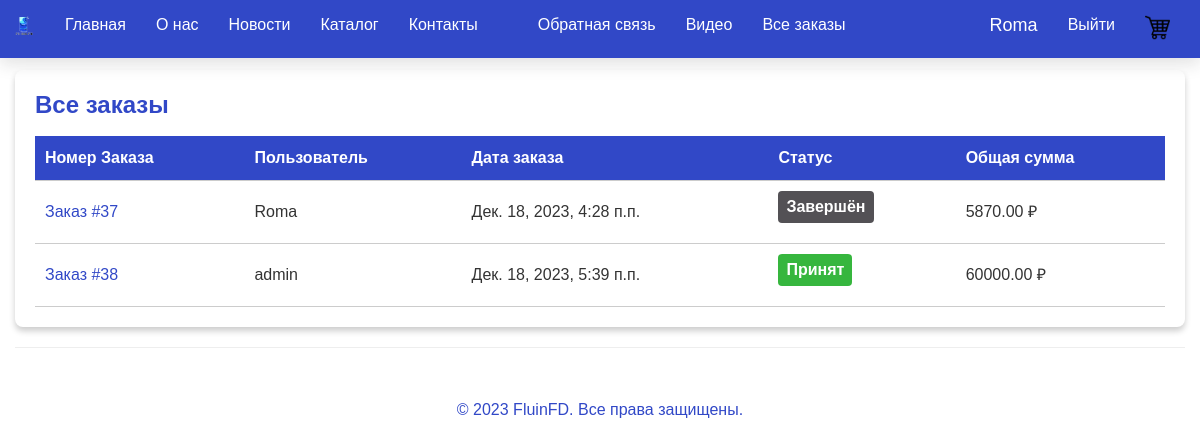
/orders/ (signed in), run on an earlier commit of the app's database.
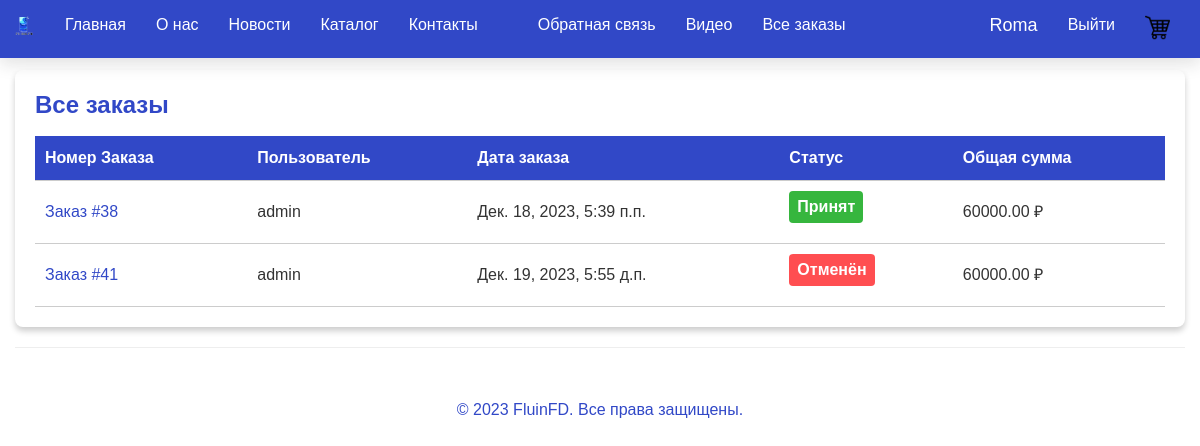
And on a later commit of the database.
### app/models.py (models this page shows, shortened)
class Order(models.Model):
    user = models.ForeignKey(User, on_delete=models.CASCADE, verbose_name="Пользователь")
    order_date = models.DateTimeField(auto_now_add=True, verbose_name="Дата заказа")
    total_amount = models.DecimalField(max_digits=10, decimal_places=2, verbose_name="Общая сумма", default=0.00)
    is_sent = models.BooleanField(default=False, verbose_name="Заказ отправлен")
    status = models.ForeignKey(OrderStatus, default=1, on_delete=models.SET_DEFAULT, verbose_name="Статус")
    class Meta:
        verbose_name = "Заказ"
        verbose_name_plural = "Заказы"
        permissions = [
            ("can_make_orders", "Can make orders"),
            ("can_view_orders", "Can view orders"),
            ("can_view_all_orders", "Can view all orders"),
        ]

class OrderStatus(models.Model):
    name = models.CharField(max_length=100, verbose_name="Название статуса")
    color = models.CharField(max_length=10, verbose_name="Фоновый цвет статуса")
    class Meta:
        verbose_name = "Статус заказа"
        verbose_name_plural = "Статусы заказов"

### app/views.py (the view)
# urls.py: path('orders/', views.orders, name='orders'),
def orders(request):
    if request.user.has_perm('app.can_view_all_orders'):
        orders = Order.objects.filter(is_sent=True)
        template_name = 'app/all_orders.html'
    elif request.user.is_authenticated:
        orders = Order.objects.filter(user=request.user, is_sent=True)
        template_name = 'app/user_orders.html'
    else:
        orders = None
        template_name = 'app/index.html'
    return render(
        request,
        template_name,
        {
            'orders': orders,
            'year': datetime.now().year,
        }
    )

### app/templates/app/all_orders.html (shortened to what this page needs)
{% extends "app/layout.html" %}
{% load static %}
{% block content %}
<div class="orders-page">
    <h1 class="orders-title">Все заказы</h1>
    <table class="orders-table">
        <thead>
            <tr>
                <th>Номер Заказа</th>
                <th>Пользователь</th>
                <th>Дата заказа</th>
                <th>Статус</th>
                <th>Общая сумма</th>
            </tr>
        </thead>
        <tbody>
            {% for order in orders %}
            <tr>
                <td><a href="{% url 'order' order.id %}">Заказ #{{ order.id }}</a></td>
                <td>{{ order.user.username }}</td>
                <td>{{ order.order_date }}</td>
                <td><p class="order-status" style="background-color: {{ order.status.color }}">{{ order.status.name }}</p></td>
                <td>{{ order.total_amount }} ₽</td>
            </tr>
            {% empty %}
            <tr>
                <td colspan="5">Нет заказов.</td>
            </tr>
            {% endfor %}
        </tbody>
    </table>
</div>
{% endblock %}

### app/templates/app/layout.html (shortened to what this page needs)
<!DOCTYPE html>
<html>
<head>
    {% load static %}
    <link rel="stylesheet" type="text/css" href="{% static 'app/content/bootstrap.css' %}" />
    <link rel="stylesheet" type="text/css" href="{% static 'app/content/site.css' %}" />
</head>
<body>
    <div class="navbar navbar-fixed-top">
        <div class="container">
            <div class="navbar-header">
                <a href="/" class="navbar-brand"><img style="width: 20px; height: 20px;" src="{% static 'app/content/logo.png' %}" alt="logo" /></a>
            </div>
            <div class="navbar-collapse collapse">
                <ul class="nav navbar-nav">
                    <li class="nav__item">
                        <a class="nav__item-link" href="{% url 'home' %}">Главная</a>
                    </li>
                    <li class="nav__item"><a class="nav__item-link" href="{% url 'about' %}">О нас</a></li>
                    <li class="nav__item"><a class="nav__item-link" href="{% url 'blog' %}">Новости</a></li>
                    <li class="nav__item"><a class="nav__item-link" href="{% url 'category' 1 %}">Каталог</a></li>
                    <li class="nav__item">
                        <a class="nav__item-link" href="{% url 'contact' %}">Контакты</a>
                    </li>
                    <li class="nav__item"><a class="nav__item-link" href="{% url 'links' %}"></a></li>
                    <li class="nav__item"><a class="nav__item-link" href="{% url 'feedback' %}">Обратная связь</a></li>
                    <li class="nav__item"><a class="nav__item-link" href="{% url 'videopost' %}">Видео</a></li>
                    {% if perms.app.can_view_all_orders %}
                    <li class="nav__item"><a class="nav__item-link" href="{% url 'orders' %}">Все заказы</a></li>
                    {% else %}
                    {% if user.is_authenticated %}
                    <li class="nav__item"><a class="nav__item-link" href="{% url 'orders' %}">Мои заказы</a></li>
                    {% endif %}
                    {% endif %}
                </ul>
                {% include 'app/loginpartial.html' %}
            </div>
        </div>
    </div>
    <div class="container body-content">
        {% block content %}{% endblock %}
        <hr />
    </div>
    <footer>
        <p>&copy; {{ year }} FluinFD. Все права защищены.</p>
    </footer>
</body>
</html>

### app/templates/app/loginpartial.html (shortened to what this page needs)
﻿{% load static %}
{% if user.is_authenticated %}
<form id="logoutForm" action="/logout/" method="post" class="navbar-right">
    <ul class="nav navbar-nav navbar-right">
        <li><span class="navbar-brand" style="color: white;">{{ user.username }}</span></li>
        <li><a class="nav__item-link" href="javascript:document.getElementById('logoutForm').submit()">Выйти</a></li>
        <li class="nav__item">
            <a class="nav__item-link" href="{% url 'cart' %}" target="_blank">
                <img style="width: 25px;" src="{% static 'app/content/backet.png' %}" alt="Корзина">
            </a>
        </li>
    </ul>
</form>
{% endif %}

### app/static/app/content/site.css (style rules this page uses)
body { font-family: Arial, sans-serif; font-size: 16px; line-height: 1.5; color: #333; height: 100%; margin: 0; padding: 70px 0 20px; }
h1, h2, h3 { font-weight: bold; margin-top: 0; }
h1 { font-size: 36px; }
p { margin-top: 0; }
a { color: white; text-decoration: none; }
.container { max-width: 1400px; margin: 0 auto; padding: 0 15px; }
footer { background-color: unset; color: #3148c7; padding: 30px 0; text-align: center; position: relative; bottom: 0; width: 100%; }
.navbar { background-color: #3148c7; box-shadow: 0 6px 16px 0 #22222222; }
.nav__item { background-color: transparent; }
.nav__item-link { color: #ffffff !important; background-color: transparent; border-bottom: 2px solid transparent; }
a { color: #3148c7; }

### app/templates/app/all_orders.html (style rules this page uses)
.orders-page { max-width: 1200px; margin: 0 auto; padding: 20px; background-color: #fff; box-shadow: 0 4px 6px rgba(0, 0, 0, 0.2); border-radius: 8px; overflow-x: auto; }
.orders-title { font-size: 24px; color: #3148c7; margin: 0; }
.orders-table { width: 100%; border-collapse: collapse; margin-top: 20px; }
.orders-table th, .orders-table td { padding: 10px; text-align: left; border-bottom: 1px solid #ccc; }
.orders-table th { background-color: #3148c7; color: #fff; font-weight: bold; }
.order-status { display: inline-block; font-weight: 700; color: #fff; padding: 4px 8px; border-radius: 4px; }

What changed in the data, as far as the page shows it:
removed Order: id "37", user.username "Roma", order_date "Дек. 18, 2023, 4:28 п.п.", status.name "Завершён", total_amount "5870.00"
added Order: id "41", user.username "admin", order_date "Дек. 19, 2023, 5:55 д.п.", status.name "Отменён", total_amount "60000.00"
